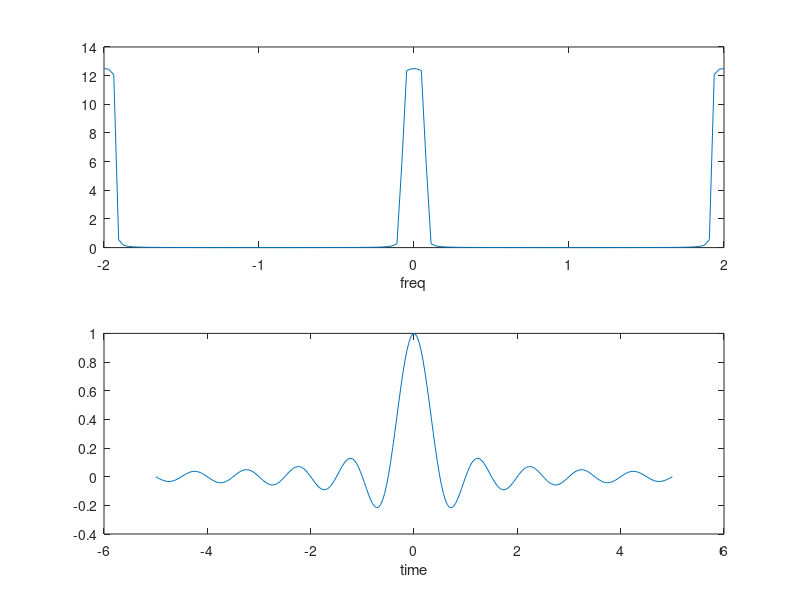

Reproduce this figure in MATLAB.
clc;clear all;close all;
t = linspace(-5,5,256);
y = sinc(2*t);
%%
N = 128;
W = linspace(-2*pi,2*pi,N);
Hs = freqz(y,1,W);
%%
subplot(211);
plot((W/pi) , abs(Hs));
xlabel('freq');
subplot(212);
plot(t,y);
xlabel('time');


    